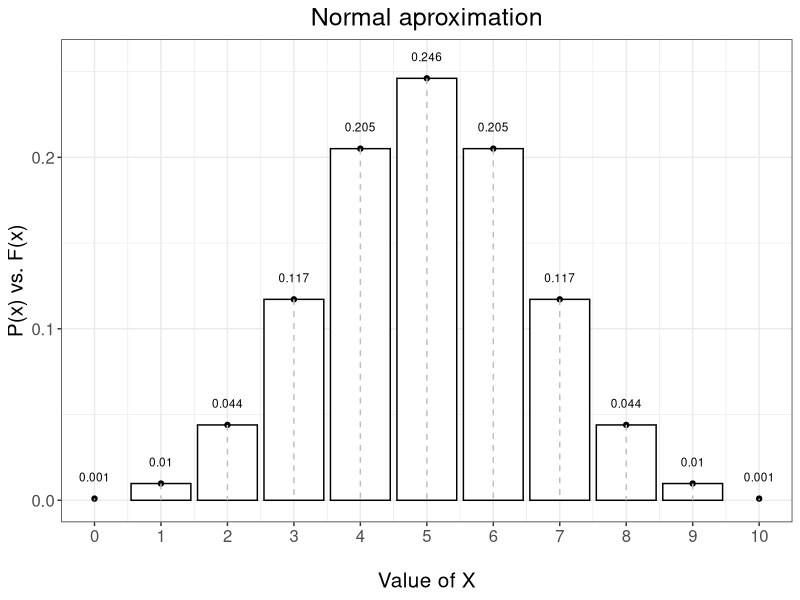
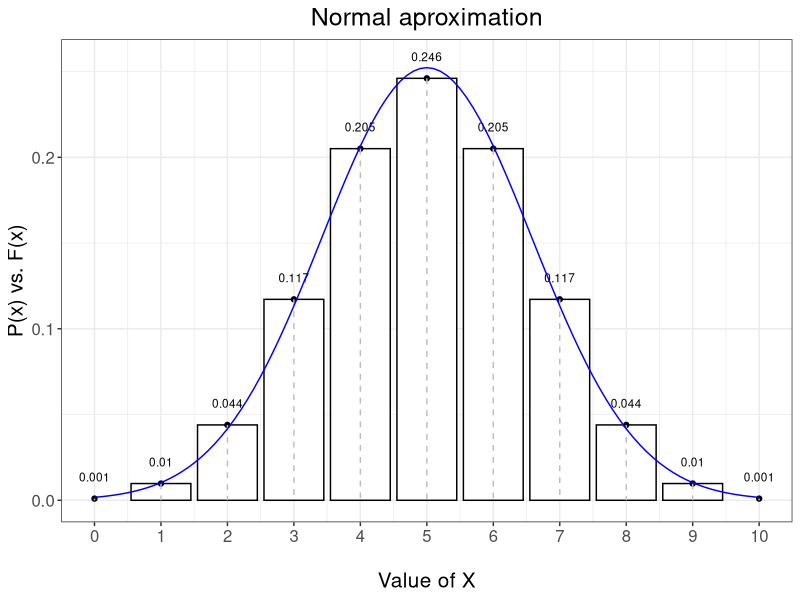
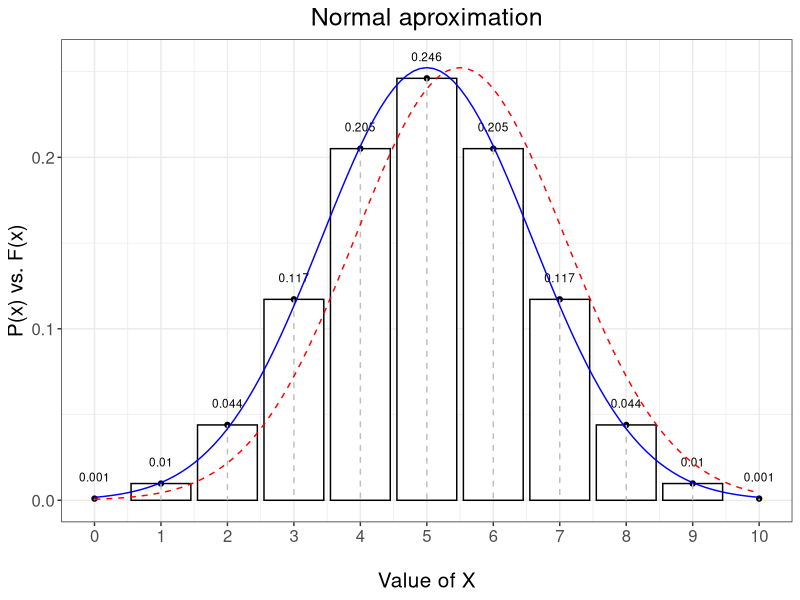

These charts were generated, in order, by the following R code:
library(dplyr)
library(ggplot2)

# n: Number of trials
n <- 10
# p: Probability of success
p <- 1/2

## Code for PMF
sup <- seq(0,n,1)
pmf <- dbinom(sup, size = n, prob = p)
data <- data.frame(sup, pmf, yend = rep(0,(n+1)))

graph <- ggplot(data, aes(x = sup, y = pmf)) +
  geom_col(stat="identity", color="black", fill="white") +
  geom_point() +
  geom_segment(aes(xend = sup, yend = yend), color="grey", linetype="dashed") +
  geom_text(
    aes(label = round(pmf,3), y = pmf + 0.01),
    position = position_dodge(0.9),
    size = 3,
    vjust =  0
  ) +
  scale_x_continuous(name="\nValue of X",
                     breaks=0:n,
                     limits = c(0, n)) +
  labs(title = "Normal aproximation",
       x = "Value of x",
       y = "P(x) vs. F(x)") +
  theme_bw() +
  theme(plot.title = element_text(hjust = 0.5),
        text = element_text(size = 15))
  graph
  
# Create CDF layer # Normal aproximation
pdf.normal <- function(x, mean = n*p, sd = sqrt(n*p*(1-p))) {
  dnorm(x, mean = mean, sd = sd)
}
pdf.plot.normal <- stat_function(fun = pdf.normal, color = 'blue')
graph <- graph + pdf.plot.normal
graph

# Create CDF layer # Normal aproximation
pdf.normal.correction <- function(x, mean = n*p, sd = sqrt(n*p*(1-p))) {
  dnorm(x - 0.5, mean = mean, sd = sd)
}
pdf.plot.normal.correction <- stat_function(fun = pdf.normal.correction, color = 'red', linetype = "dashed")
graph <- graph + pdf.plot.normal.correction
graph

